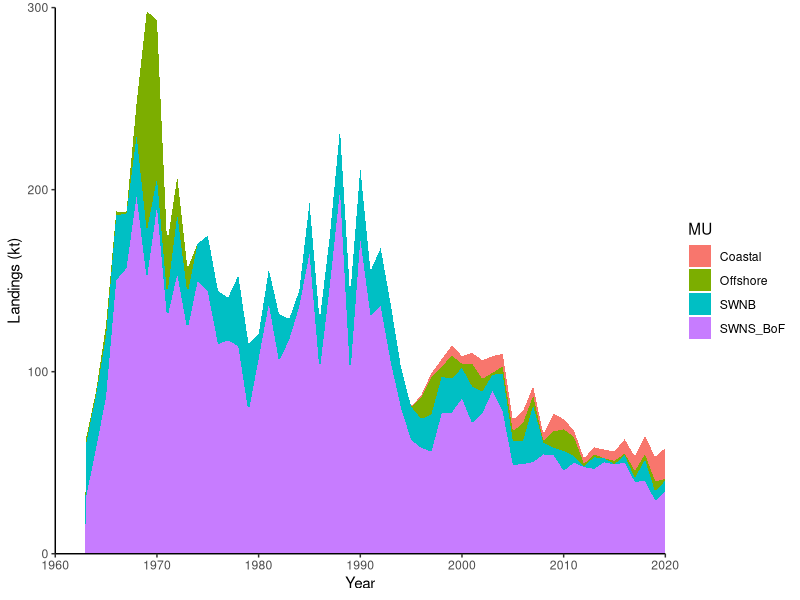
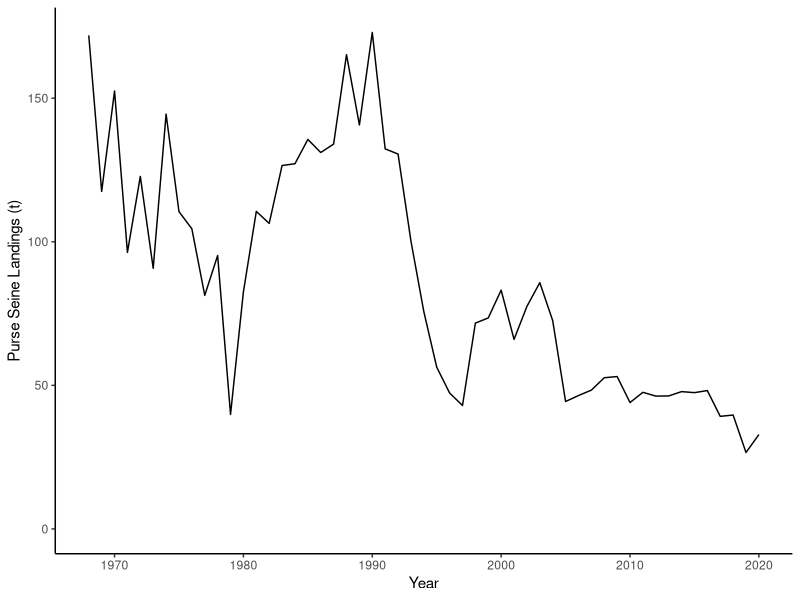
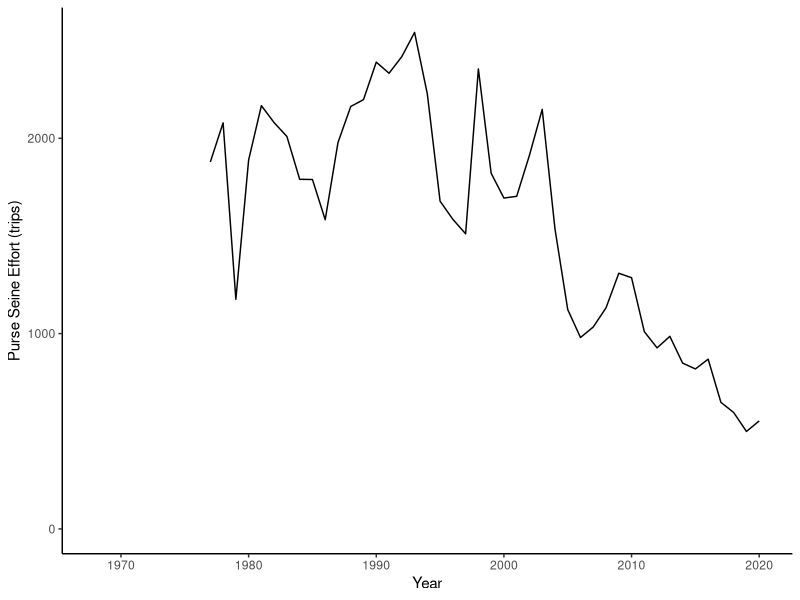
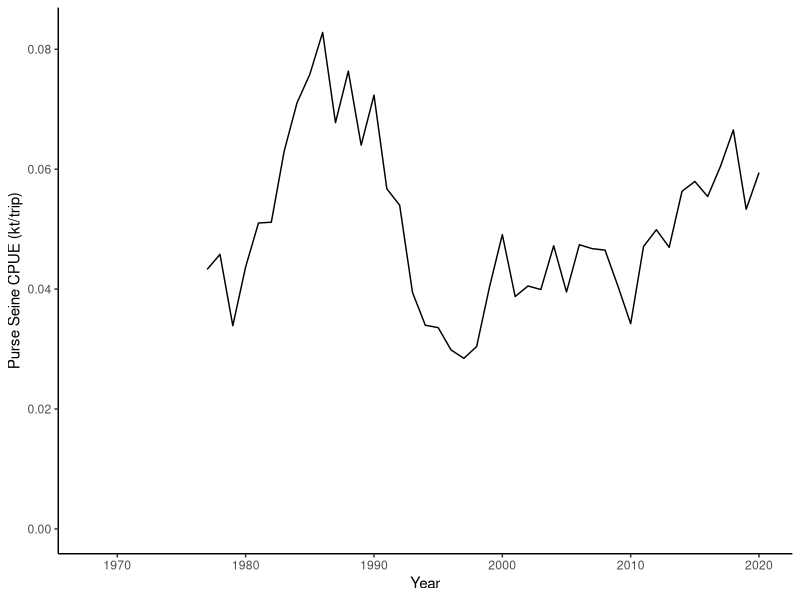
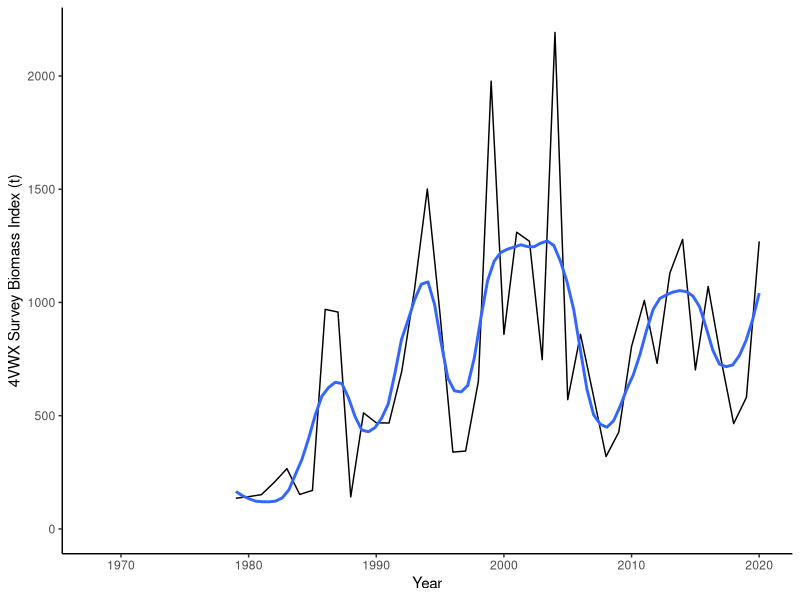
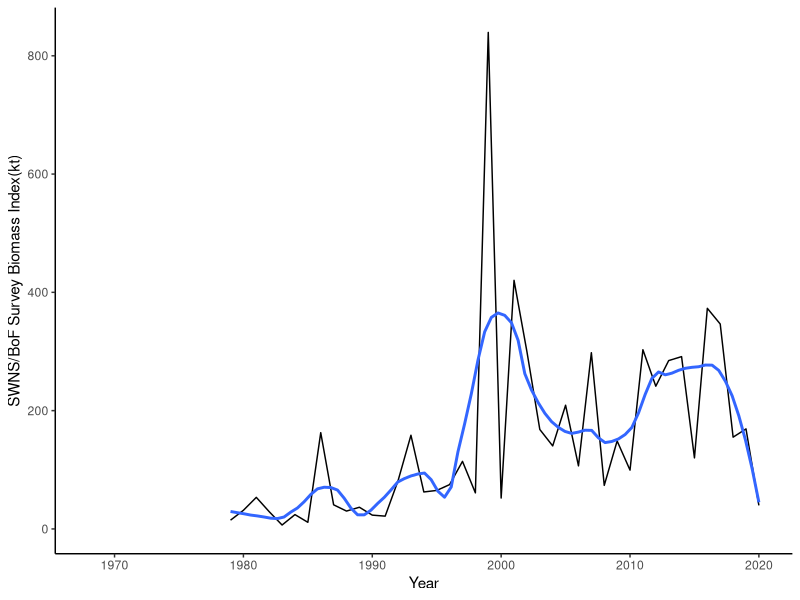
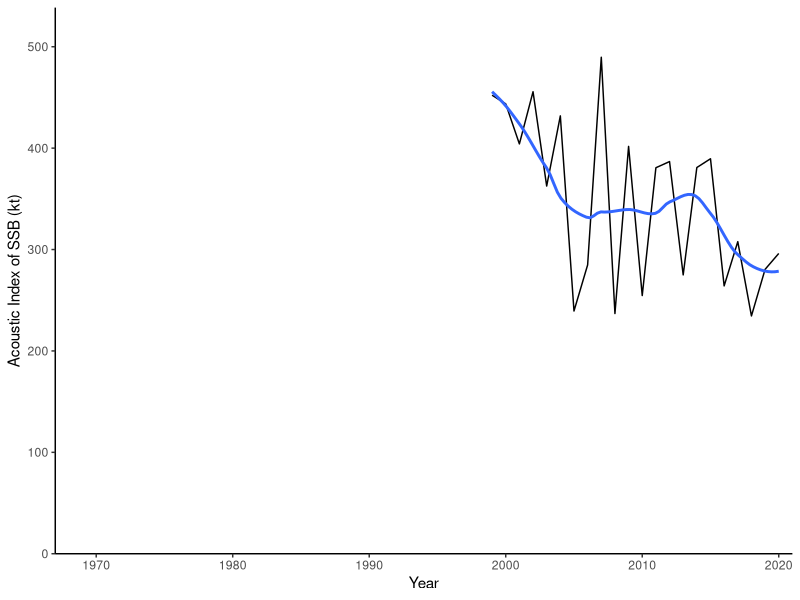
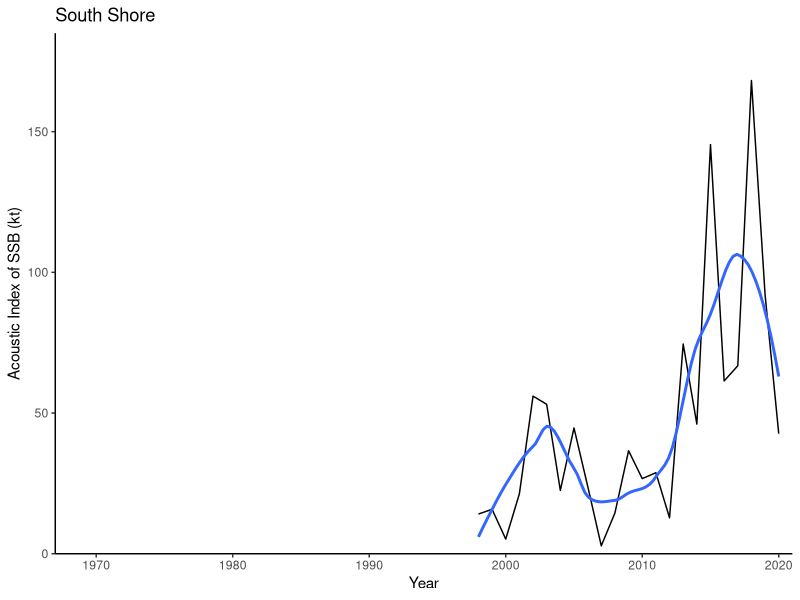

Source code (R) for these figures, in order:
rm(list=ls())
library(ggplot2)
L <- read.csv("1/ex1_data/landings.csv")
D <- read.csv("1/ex1_data/ex1.csv")
D$CPUE <- (D$PS_Catch/1000)/D$PS_Effort

head(L)
head(D)

############################################################
#Plots
############################################################
#landings by management component
ggplot() + geom_area(data=L, mapping=aes(y=Landings/1000,x=Year,fill=MU)) +
  theme_classic() + labs(x='Year', y="Landings (kt)") +
  scale_x_continuous(limits = c(1960,2020), expand = c(0, 0)) +
  scale_y_continuous(limits = c(0,300), expand = c(0, 0)) 

#SWNS/BoF PS Catch
ggplot(D,aes(y=PS_Catch/1000,x=Year)) + geom_path() +
  theme_classic() + labs(x='Year', y="Purse Seine Landings (t)") + expand_limits(y=0)

#SWNS/BoF PS Effort
ggplot(D,aes(y=PS_Effort,x=Year)) + geom_path() +
  theme_classic() + labs(x='Year', y="Purse Seine Effort (trips)") + expand_limits(y=0)

#SWNS/BoF PS CPUE
ggplot(D,aes(y=CPUE,x=Year)) + geom_path() +
  theme_classic() + labs(x='Year', y="Purse Seine CPUE (kt/trip)") + expand_limits(y=0)

#4VWX RV survey
ggplot(D,aes(y=RV_4VWX/1000,x=Year)) + geom_path() +
  theme_classic() + labs(x='Year', y="4VWX Survey Biomass Index (t)") + expand_limits(y=0) +
  geom_smooth(span=0.25,se=F)

#SWNS/BoF RV survey 
ggplot(D,aes(y=RV_SWNSBoF/1000,x=Year)) + geom_path() +
  theme_classic() + labs(x='Year', y="SWNS/BoF Survey Biomass Index(kt)") + expand_limits(y=0) +
  geom_smooth(span=0.25,se=F)

#SWNS/BoF Acoustic Survey
ggplot(D,aes(y=AI_SWNSBoF/1000 ,x=Year)) + geom_path() +
  theme_classic() + labs(x='Year', y="Acoustic Index of SSB (kt)") + 
  scale_x_continuous(limits = c(1967,2021), expand = c(0, 0)) +
  scale_y_continuous(limits = c(0,1.1*max(D$AI_SWNSBoF/1000,na.rm = T)), expand = c(0, 0))  +
  geom_smooth(span=0.5,se=F)
  

max1=max(D$AI_SS/1000,na.rm = T)
max2=max(D$AI_ES/1000,na.rm = T)
#SS and ES Acoustic Surveys
ggplot(D) + 
  geom_path(mapping=aes(y=AI_SS/1000 ,x=Year)) +
  geom_smooth(mapping=aes(y=AI_SS/1000 ,x=Year), span=0.5,se=F) +
  ggtitle("South Shore") +
  theme_classic() + labs(x='Year', y="Acoustic Index of SSB (kt)") + 
  scale_x_continuous(limits = c(1967,2021), expand = c(0, 0)) +
  scale_y_continuous(limits = c(0,1.1*max(max1,max2)), expand = c(0, 0))
ggplot(D) + 
  geom_path(mapping=aes(y=AI_ES/1000 ,x=Year)) +
  geom_smooth(mapping=aes(y=AI_ES/1000 ,x=Year), span=0.5,se=F) +
  ggtitle("Eastern Shore") +
  theme_classic() + labs(x='Year', y="Acoustic Index of SSB (kt)") + 
  scale_x_continuous(limits = c(1967,2021), expand = c(0, 0)) +
  scale_y_continuous(limits = c(0,1.1*max(max1,max2)), expand = c(0, 0))
